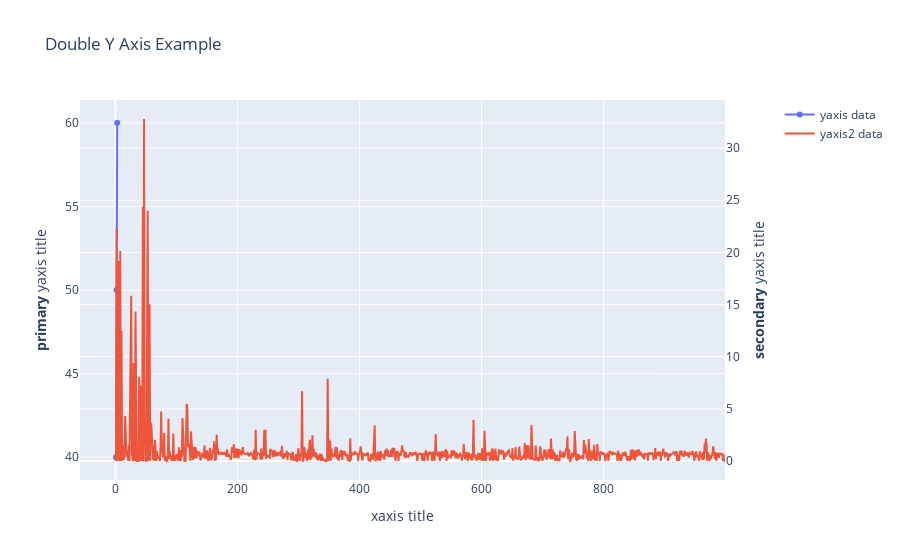

Source (notebook cell):
### Code cell
[i*10 for i in range(len(accuracies))]

### Figure 1 — Plotly figure (JSON) as saved in the notebook; plotly's stock layout.template omitted (floating-point values rounded to 4 significant figures; data arrays with more than 128 entries replaced by an {"elided": "..."} marker saying what was removed)
{"data": [{"name": "yaxis data", "type": "scatter", "x": [1, 2, 3], "xaxis": "x", "y": [40, 50, 60], "yaxis": "y"}, {"name": "yaxis2 data", "type": "scatter", "x": {"elided": "1000 int values"}, "xaxis": "x", "y": {"elided": "1000 float values"}, "yaxis": "y2"}], "layout": {"title": {"text": "Double Y Axis Example"}, "xaxis": {"anchor": "y", "domain": [0, 0.94], "title": {"text": "xaxis title"}}, "yaxis": {"anchor": "x", "domain": [0, 1], "title": {"text": "<b>primary</b> yaxis title"}}, "yaxis2": {"anchor": "x", "overlaying": "y", "side": "right", "title": {"text": "<b>secondary</b> yaxis title"}}}}
